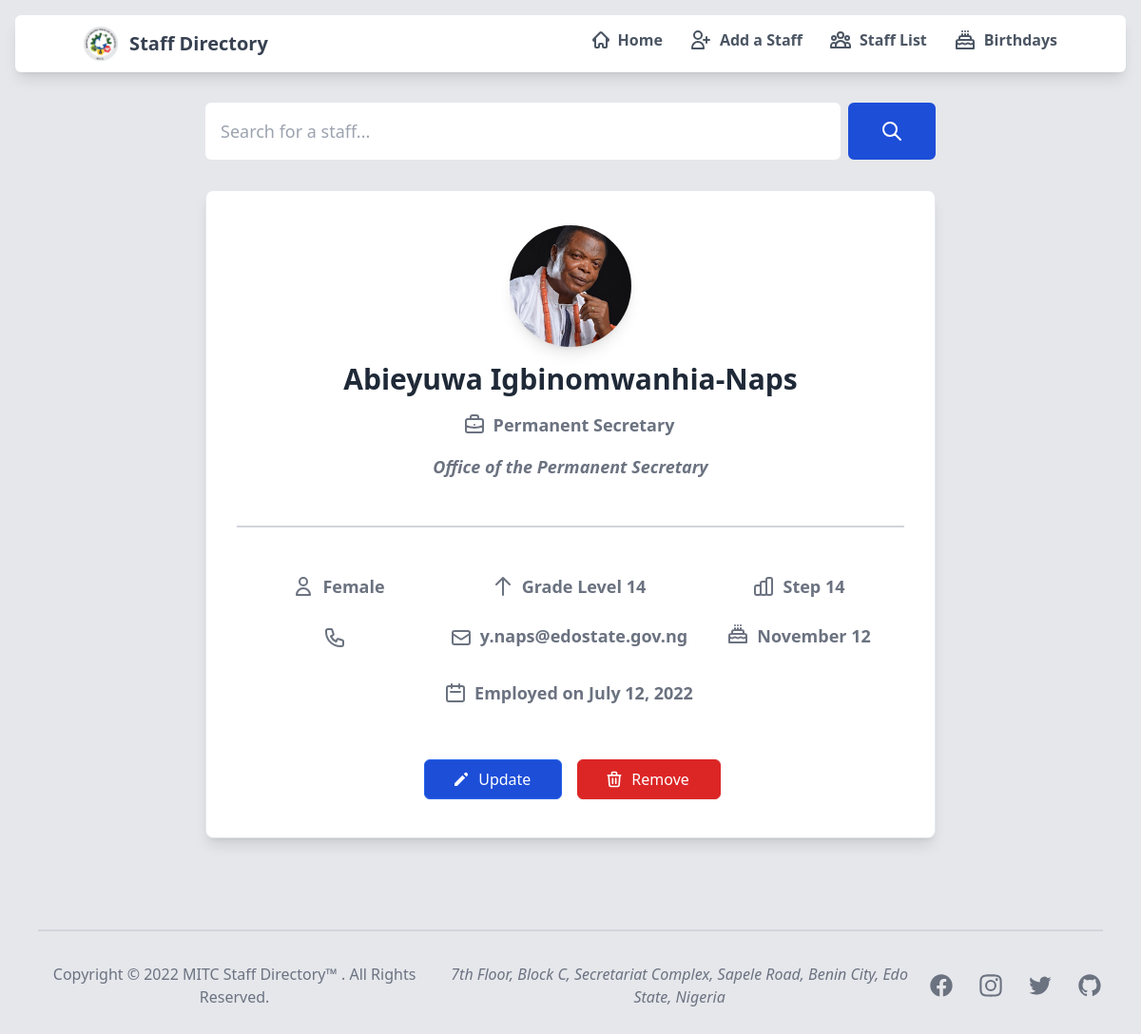
The page /staff/1 on the database as committed earlier.
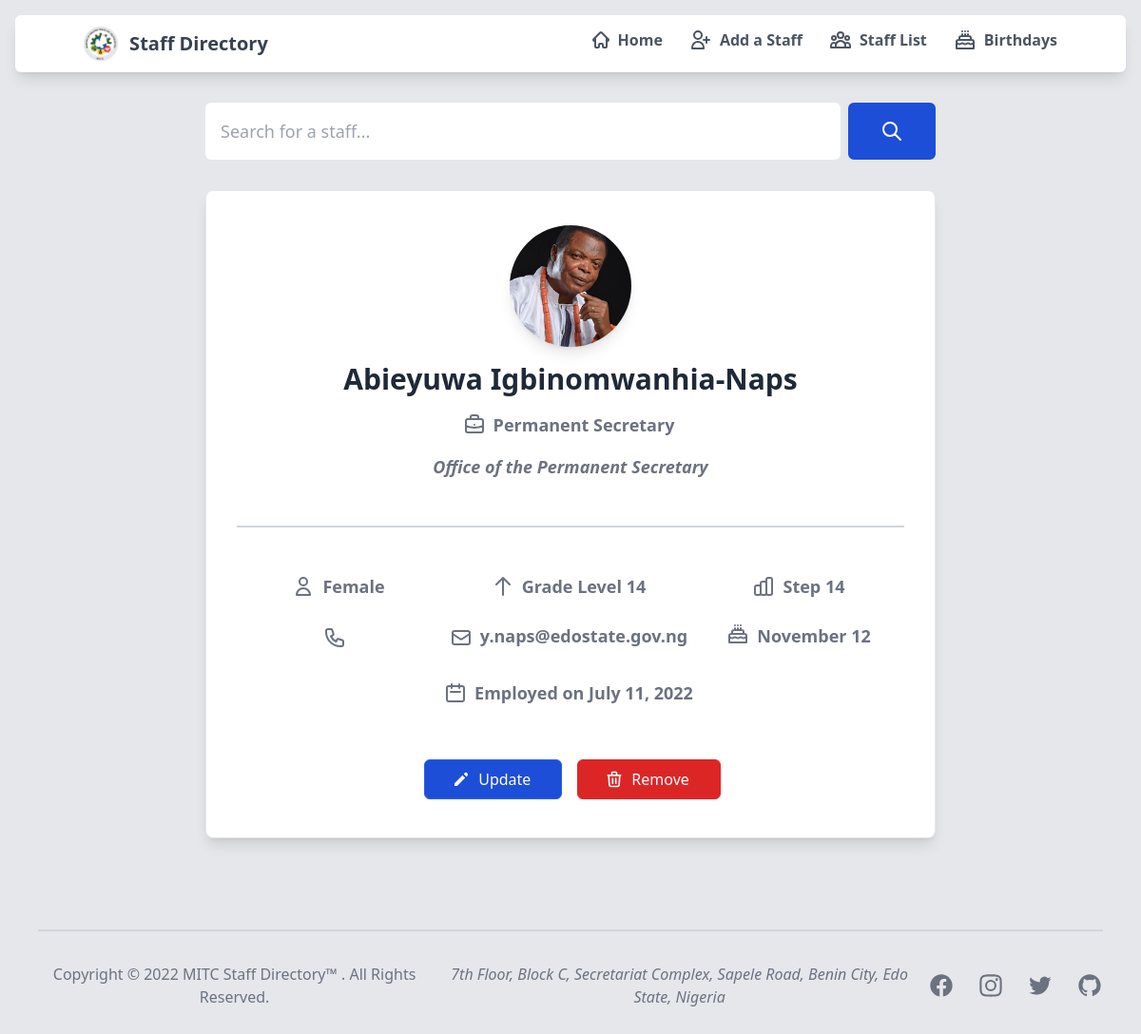
The same page on the database as committed later.
### sendmail/models.py (models this page shows, shortened)
class staffDetails(models.Model):
    first_name = models.CharField('First Name', max_length=20, null=False)
    middle_name = models.CharField('Middle Name', max_length=20, null=True, blank=True)
    last_name = models.CharField('Last Name', max_length=20, null=False)
    phone_number = PhoneNumberField(('Phone Number'), default='08012345678')
    email = models.EmailField('Official Email', max_length = 254, null=False)
    cadre = models.CharField('Cadre', max_length=50, null=False)
    first_appointment = models.DateField(("Date of First Appointment"), default=datetime.date.today, null=False, blank=False)
    department = models.CharField('Department', max_length=100, null=False, default='Admin Dept (default)')
    level = models.IntegerField('Grade Level', null=False)
    step = models.IntegerField('Step', null=False)
    staff_image = models.ImageField(
        verbose_name="Profile Picture",
        upload_to='staffimages',
        default='staffimages/default.jpg'
    )
    GENDER = (
        (1, 'Male'),
        (2, 'Female'),
        (3, 'Prefer not to say')
    )
    gender = models.IntegerField('Gender', choices=GENDER, default=2)
    def gender_verbose(self):
        return dict(staffDetails.GENDER)[self.gender]
    MONTHS = (
        (1, 'January'),
        (2, 'February'),
        (3, 'March'),
        (4, 'April'),
        (5, 'May'),
        (6, 'June'),
        (7, 'July'),
        (8, 'August'),
        (9, 'September'),
        (10, 'October'),
        (11, 'November'),
        (12, 'December')
    )
    birth_month = models.IntegerField('Birth Month', choices=MONTHS, default=1)
    birth_day = models.IntegerField('Birth Day', null=False)
    def birth_month_verbose(self):
        return dict(staffDetails.MONTHS)[self.birth_month]
    class Meta:
        db_table = 'sendmail_staffdetails'

### sendmail/views.py (the view)
# urls.py: re_path(r'^staff/(?P<pk>\d+)$', views.staffDetailsView.as_view(), name='staffdetails'),
class staffDetailsView(DetailView):
    context_object_name = 'staff'  # your own name for the list as a template variable
    template_name = 'staffdetails.html'
    def get_queryset(self):
        return staffDetails.objects.all().distinct()
    def get_context_data(self, **kwargs):
        context = super(staffDetailsView, self).get_context_data(**kwargs)
        context['phone_number_default'] = staffDetails._meta.get_field('phone_number').get_default()
        return context

### sendmail/templates/staffdetails.html (shortened to what this page needs)
{% extends "base.html" %}
{% load static tailwind_tags %}
{% load widget_tweaks %}
{% load static %}
{% block content %}
    {% include 'snippets/searchbar.html' %}
    <div class="max-w-3xl mx-auto px-8 mt-8 mb-24 bg-white rounded-lg border border-gray-200 shadow-lg dark:bg-gray-800 dark:border-gray-700">
        <div class="flex flex-col items-center py-8">
            {% if staff.staff_image %}
                <img class="mb-4 mt-1 w-32 h-32 rounded-full shadow-lg" src="{{ staff.staff_image.url }}"
                    alt="{{ staff.first_name }} {{ staff.last_name }} image">
                {% elif staff.gender_verbose == 'Female' %}
                    <img class="mb-4 mt-1 w-32 h-32 rounded-full shadow-lg" src="{% static 'img/default-female.jpg' %}"
                        alt="default female image">
                {% elif staff.gender_verbose == 'Male' %}
                    <img class="mb-4 mt-1 w-32 h-32 rounded-full shadow-lg" src="{% static 'img/default-male.jpg' %}"
                        alt="default male image">
            {% endif %}
            <h5 class="mb-4 text-3xl text-center mx-auto font-extrabold text-gray-800 dark:text-white">
                {{ staff.first_name.title }}
                {{ staff.last_name.title }}
            </h5>
            <div class="flex flex-row items-center justify-center mb-4">
                <span class="inline-flex items-center">
                    {% if staff.cadre %}
                    <p class="items-center text-lg font-bold text-gray-500 dark:text-gray-400">{{ staff.cadre }}</p>
                        {% else %}
                            <p class="-mt-1 text-lg font-bold text-gray-500 dark:text-gray-400"><em>cadre not given</em></p>
                    {% endif %}
                </span>
            </div>
            <div class="flex flex-row items-center justify-center mb-8 md:mb-4">
                <span class="text-center">
                    {% if staff.department %}
                        {% if staff.first_name == 'Abieyuwa' %}
                            <p class="text-lg font-bold text-gray-500 dark:text-gray-400"><em>{{ staff.department }}</em></p>
                            {% else %}
                                <p class="text-lg font-bold text-gray-500 dark:text-gray-400"><em>Department of {{ staff.department }}</em></p>
                        {% endif %}
                        {% else %}
                            <p class="-mt-1 text-lg font-bold text-gray-500 dark:text-gray-400"><em>department not given</em></p>
                    {% endif %}
                </span>
            </div>
		    <hr class="mb-4 md:mb-2 border border-1 border-gray-300 w-full mx-auto dark:border-gray-700 lg:my-8">
            <div class="grid gap-6 mt-4 md:mt-4 mb-8 md:grid-cols-2 lg:grid-cols-3 justify-center">
                <div class="flex flex-row items-center justify-center">
                    <span class="inline-flex items-center">
                        <svg xmlns="http://www.w3.org/2000/svg" class="-ml-1 mr-2 text-gray-500 h-6 w-6" fill="none" viewBox="0 0 24 24"
                            stroke="currentColor" stroke-width="2">
                            <path stroke-linecap="round" stroke-linejoin="round"
                                d="M16 7a4 4 0 11-8 0 4 4 0 018 0zM12 14a7 7 0 00-7 7h14a7 7 0 00-7-7z" />
                        </svg>
                        <p class="text-lg font-bold text-gray-500 text-center dark:text-gray-400">{{ staff.gender_verbose }}</p>
                    </span>
                </div>
                <div class="flex flex-row items-center justify-center">
                    <span class="inline-flex items-center">
                        <svg xmlns="http://www.w3.org/2000/svg" class="-ml-1 mr-2 text-gray-500 h-6 w-6" fill="none" viewBox="0 0 24 24" stroke="currentColor"
                            stroke-width="2">
                            <path stroke-linecap="round" stroke-linejoin="round" d="M5 10l7-7m0 0l7 7m-7-7v18" />
                        </svg>
                        {% if staff.level %}
                            <p class="text-lg font-bold text-gray-500 dark:text-gray-400">Grade Level {{ staff.level }}</p>
                            {% else %}
                                <span class="-mt-1 text-lg font-bold text-gray-500 dark:text-gray-400"><em>not given</em></span>
                        {% endif %}
                    </span>
                </div>
                <div class="flex flex-row align-middle justify-center">
                    <span class="inline-flex items-center">
                        {% if staff.step %}
                            <p class="text-lg font-bold text-gray-500 dark:text-gray-400">Step {{ staff.step }}</p>
                            {% else %}
                                <span class="-mt-1 text-lg font-bold text-gray-500 dark:text-gray-400"><em>not given</em></span>
                        {% endif %}
                    </span>
                </div>
                <div class="flex flex-row items-center justify-center">
                    <span class="inline-flex">
                    </span>
                </div>
                <div class="flex flex-row items-center justify-center">
                    <span class="inline-flex items-center">
                        {% if staff.email %}
                            <p class="text-lg font-bold text-gray-500 dark:text-gray-400">{{ staff.email }}</p>
                            {% else %}
                                <span class="text-lg font-bold text-gray-500 dark:text-gray-400"><em>email not given</em></span>
                        {% endif %}
                    </span>
                </div>
                <div class="flex flex-row items-center justify-center">
                    <span class="inline-flex items-center">
                        {% if staff.birth_day %}
                            <p class="text-lg font-bold text-gray-500 dark:text-gray-400">{{ staff.birth_month_verbose }} {{ staff.birth_day }}</p>
                            {% else %}
                                <span class="text-lg font-bold text-gray-500 dark:text-gray-400"><em>birthday</em></span>
                        {% endif %}
                    </span>
                </div>
            </div>
            <div class="flex flex-row items-center justify-center -mt-2 md:mt-0">
                <span class="inline-flex items-center">
                    <svg xmlns="http://www.w3.org/2000/svg" class="-ml-1 mr-2 mt-[0.5] text-gray-500 h-6 w-6" fill="none" viewBox="0 0 24 24"
                        stroke="currentColor" stroke-width="2">
                        <path stroke-linecap="round" stroke-linejoin="round"
                            d="M8 7V3m8 4V3m-9 8h10M5 21h14a2 2 0 002-2V7a2 2 0 00-2-2H5a2 2 0 00-2 2v12a2 2 0 002 2z" />
                    </svg>
                        <p class="items-center text-lg font-bold text-gray-500">Employed on {{ staff.first_appointment }}</p>
                </span>
            </div>
            <div class="flex mt-14 mb-2 space-x-3 md:mt-14">
                <a href="{% url 'updatestaff' staff.id %}">
                    <button type="button" class="inline-flex items-center mr-1 ml-1 px-8 py-2 border border-blue-600 rounded-md shadow-sm
                                                text-md font-medium text-white bg-blue-700 hover:border-indigo-500 hover:bg-blue-800
                                                text-center focus:outline-none focus:ring-4 focus:ring-offset-2 focus:ring-blue-500">
                        <span class="inline-flex items-center">
                            <svg class="-ml-1 mr-2 h-5 w-5 text-white" xmlns="http://www.w3.org/2000/svg" viewBox="0 0 20 20"
                                fill="currentColor" aria-hidden="true">
                                <path
                                    d="M13.586 3.586a2 2 0 112.828 2.828l-.793.793-2.828-2.828.793-.793zM11.379 5.793L3 14.172V17h2.828l8.38-8.379-2.83-2.828z" />
                            </svg>
                            Update
                        </span>
                    </button>
                </a>
                <button id="openmodal" type="button" class="inline-flex items-center ml-1 px-8 py-2 border border-red-600 rounded-md shadow-sm
                                                            text-md font-medium text-white bg-red-600 hover:border-red-700 hover:bg-red-700
                                                            focus:outline-none focus:ring-4 focus:ring-offset-2 focus:ring-red-500">
                    Remove
                </button>
            </div>
        </div>
    </div>
{% endblock %}

Rows that differ between the two databases and show on the page:
changed staffDetails "Abieyuwa": first_appointment "July 12, 2022" → "July 11, 2022"
